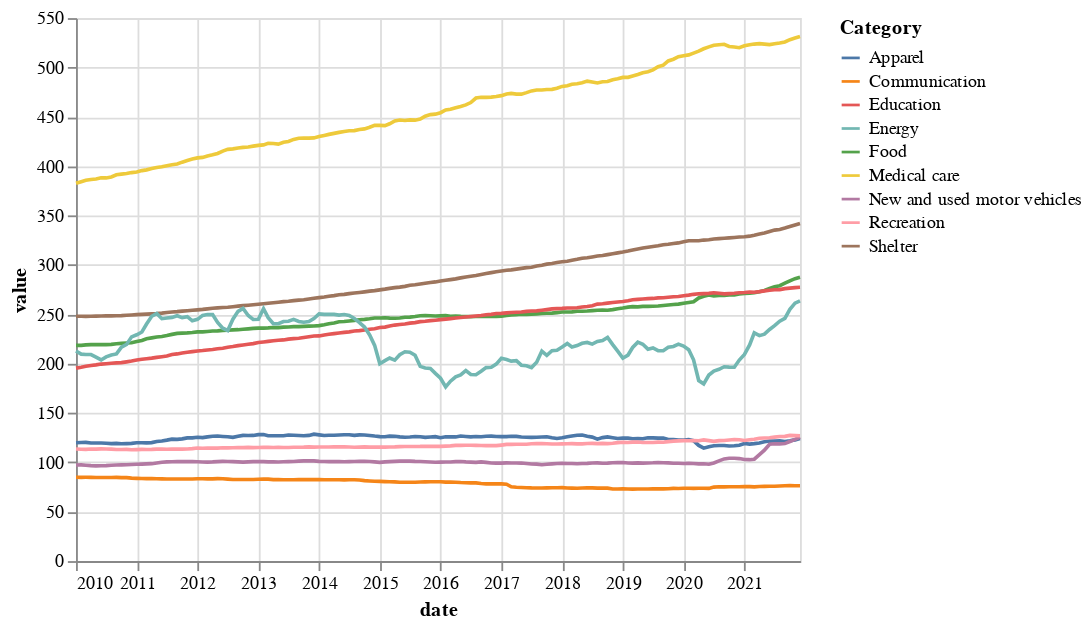

Notebook code for this chart:
### Markdown cell above
We don't need to show this whole date range to answer our hypothesis. Let's narrow it down.

### Code cell
# Second chart graph - cut to target date range.
alt.Chart(df[['date','value','Category']][df['date'] >= '1/1/2010']).mark_line().encode(
    x = 'date',
    y = 'value',
    color = 'Category'
)

### Figure 1 — Vega-Lite specification as saved in the notebook (floating-point values rounded to 4 significant figures; data arrays with more than 128 entries replaced by an {"elided": "..."} marker saying what was removed)
{"config": {"view": {"continuousWidth": 400, "continuousHeight": 300}}, "data": {"name": "data-0a4ff9cf5c6bcaf53561f649bc0209fa"}, "mark": "line", "encoding": {"color": {"field": "Category", "type": "nominal"}, "x": {"field": "date", "type": "temporal"}, "y": {"field": "value", "type": "quantitative"}}, "$schema": "https://vega.github.io/schema/vega-lite/v4.17.0.json", "datasets": {"data-0a4ff9cf5c6bcaf53561f649bc0209fa": {"elided": "1296 records"}}}
